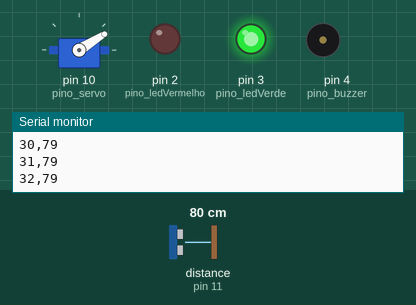
The sketch below on a simulated Arduino Uno, built with avr-gcc and run on an emulated ATmega328P. On the bench: servo, output pins drawn as LEDs (lit = HIGH), buzzer (waves = sounding), the last lines printed to the serial monitor. Wiring (inferred from the names in the program): ultrasonic range finder: trigger pin 12; echo pin 11. The test bench sets the inputs (shaded band); at power-on: distance to the obstacle (sensor on pin 11) 80 cm. The echo pulse lasts 58.3 µs per cm; pins used as bus, display or sensor lines are not drawn.

Above: at 1.2 s.
1.3 s: distance to the obstacle (sensor on pin 11) set to 2 cm
At 1.7 s:
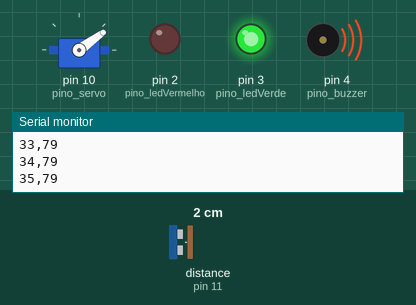
4.3 s: distance to the obstacle (sensor on pin 11) set to 28 cm
7.3 s: distance to the obstacle (sensor on pin 11) set to 33 cm
At 7.64 s:
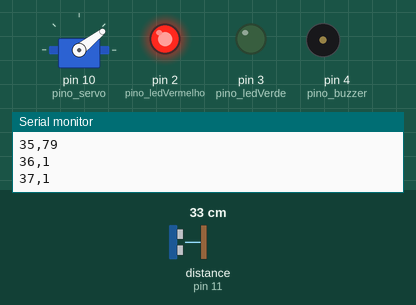
10.3 s: distance to the obstacle (sensor on pin 11) set to 4 cm
At 10.7 s:
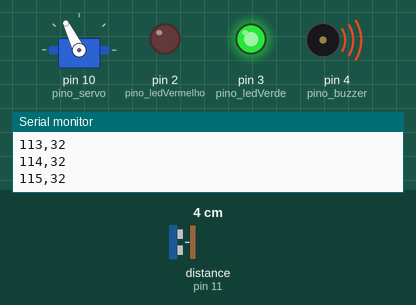
13.3 s: distance to the obstacle (sensor on pin 11) set to 120 cm
At 14.3 s:
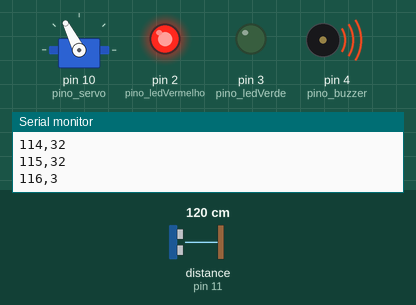
16.3 s: distance to the obstacle (sensor on pin 11) set to 250 cm
Timing chart, 0 to 20.3 s (numbered marks = the images above; inputs shaded):
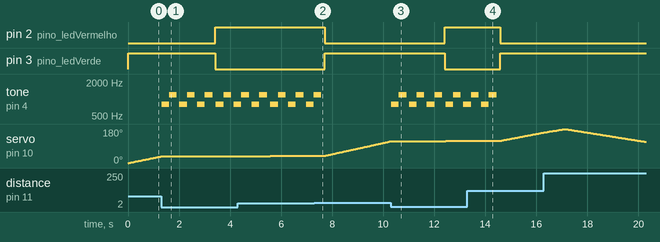

Measured:
- the behaviour switches between 30 and 31 cm on distance to the obstacle (sensor on pin 11) (found by bisection; images 1 and 2)
- after the input at 1.3 s, pin 2 (pino_ledVermelho): LOW → HIGH after 2.1 s; pin 3 (pino_ledVerde): HIGH → LOW after 2.1 s; tone on pin 4 (pino_buzzer): silent → 800 Hz at once, then repeats every 0.70 s: 1200 Hz 0.30 s, silent 0.10 s, 800 Hz 0.30 s
- after the input at 7.3 s, pin 2 (pino_ledVermelho): HIGH → LOW after 0.42 s; pin 3 (pino_ledVerde): LOW → HIGH after 0.42 s; tone on pin 4 (pino_buzzer): goes on until 7.6 s, then stays silent
- after the input at 10.3 s, pin 2 (pino_ledVermelho): LOW → HIGH after 2.1 s; pin 3 (pino_ledVerde): HIGH → LOW after 2.1 s; tone on pin 4 (pino_buzzer): silent → 800 Hz at once, then repeats every 0.70 s: 1200 Hz 0.30 s, silent 0.10 s, 800 Hz 0.30 s
- after the input at 13.3 s, pin 2 (pino_ledVermelho): HIGH → LOW after 1.3 s; pin 3 (pino_ledVerde): LOW → HIGH after 1.3 s; tone on pin 4 (pino_buzzer): goes on until 14.4 s, then stays silent
- by itself, servo on pin 10 (pino_servo): rises from 162° to 180° in 0.79 s, then falls to 112° in 3.2 s

The sketch:

Codigo_Radar_Arduino.ino
```cpp
#include <Servo.h>  // Importação da biblioteca para utilização do Servo Motor

#define pino_servo 10       // Definir o pino conectado o Servo Motor
#define pino_trigger 12     // Definir o pino trigger do Sensor Ultrassônico
#define pino_echo  11       // Definir o pino echo do Sersor Ultrassônico
#define pino_ledVermelho 2  // Definir o pino do LED Vermelho
#define pino_ledVerde 3     // Definir o pino do LED Verde
#define pino_buzzer 4       // Definir o pino do Buzzer


int DURACION;         // Armazenar a duração da leitura do sensor ultrassonico para realizar a conversão
int DISTANCIA;        // Armazenar a distância em cm do obtido no sensor ultrassônico com base na duração obtida
int distance_now = 0; // Armazenar a última distância obtida no sernsor ultrassonico
Servo meuServo;       // Criar o objeto para controle do servo motor


void setup() {

  // Definir os pinos a ser utilizados e se serão de entrada ou saída
  pinMode(pino_trigger, OUTPUT);
  pinMode(pino_echo, INPUT);
  pinMode(pino_ledVermelho, OUTPUT);
  pinMode(pino_ledVerde, OUTPUT);
  pinMode(pino_buzzer, OUTPUT);

  // Definir o pino que será utilizado para conexão com o servo motor
  meuServo.attach(pino_servo);

  // Ajustar o servo motor para 0 graus
  meuServo.write(0);

  // Definir o sensor serial que será utilizado para comunicação com o processing
  Serial.begin(9600);
}

/*
* Função responsável por obter a distância do sensor ultrassonico em relação ao objeto detectado
*/
int get_distance(){

  // Realizar a ativação do pino Trigger do Sensor Ultrassônico
	digitalWrite(pino_trigger,HIGH);
	delay(1);

  // Realizar a desativação do pino Trigger do Sensor Ultrassonico
	digitalWrite(pino_trigger,LOW);

  // Calcular a duração da transmissão do pulso encaminhado, em tensão
	DURACION=pulseIn(pino_echo,HIGH);

  // Realizar a conversão da tensão em centimetros
	DISTANCIA=DURACION/58.2;

  // Retornar a distância em cm
  return DISTANCIA;
}


/*
* Função responsável por simular o BatSinal quando um objeto é detectado
*/
void tocarBatsinal() {

  // Alterna tons graves e agudos para simular o som do Batsinal
  for (int i = 0; i < 3; i++) { // Repete o som 3 vezes
    tone(pino_buzzer, 800); // Frequência grave
    delay(300);
    tone(pino_buzzer, 1200); // Frequência aguda
    delay(300);
    noTone(pino_buzzer);
    delay(100); // Pausa entre repetições
  }
}

/*
* Função responsável por desligar o LED verde e ligar o LED vermelho
*/
void liga_led_vermelho(){
  digitalWrite(pino_ledVermelho, HIGH);
  digitalWrite(pino_ledVerde, LOW);
}

/*
* Função responsável por desligar o LED vermelho e ligar o LED verde
*/
void liga_led_verde(){
	digitalWrite(pino_ledVermelho, LOW);
    digitalWrite(pino_ledVerde, HIGH);
}

/*
* Função responsável por movimentar o servo motor num determinado ângulo, efetuar a leitura da distância do objeto mais próximo e se estiver numa distância
* inferior a 30 cm ligar o LED vermelho e soar o sinalizador do batman.
*/
void verificador_distancia(int angulo){

  // Movimentar o servo motor para o ângulo atual
	meuServo.write(angulo);

  // Realizar a leitura da distância do objeto mais próximo
  distance_now = get_distance();

  // Verificar se a distância é inferior a 30 cm ou não
  if(distance_now < 30){
    tocarBatsinal();
    liga_led_vermelho();
  }else{
    noTone(pino_buzzer);
    liga_led_verde();
  }

  // Definir a estrutura que será encaminhado para o processing
  Serial.print(angulo);
  Serial.print(",");
  Serial.println(distance_now);

  // Dar uma pausa de 30 milisegundos para a próxima leitura
  delay(30);
}


void loop() {

  // Realizar a leitura nos angulo de 0 a 180 graus
  for(int angulo = 0; angulo < 180; angulo++)
    verificador_distancia(angulo);

  // Realizar a leitura nos angulo de 180 a 0 graus
  for(int angulo = 180; angulo > 1; angulo--)
    verificador_distancia(angulo);
}
```
